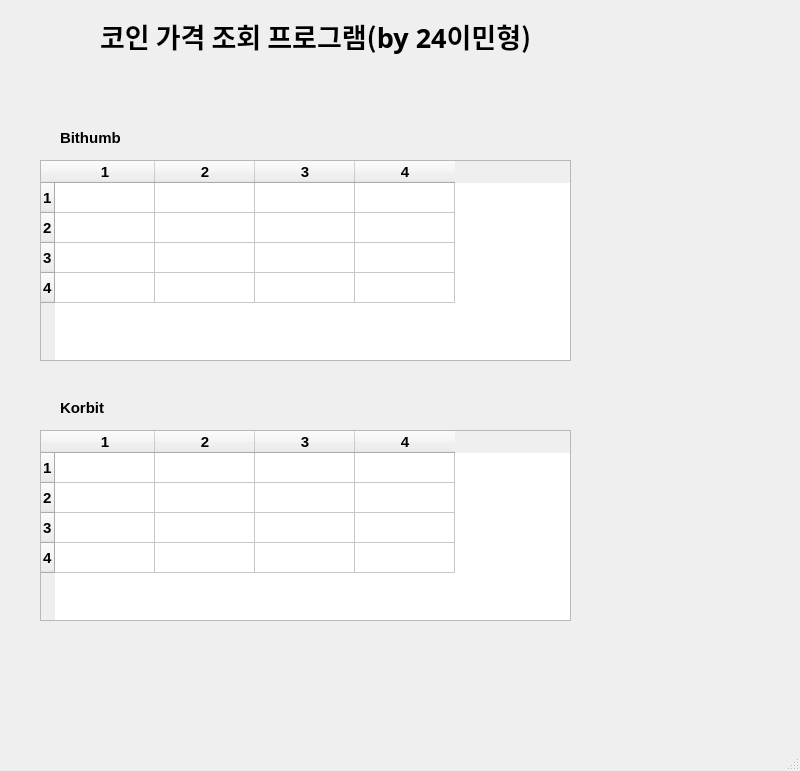
<?xml version="1.0" encoding="UTF-8"?>
<ui version="4.0">
 <class>MainWindow</class>
 <widget class="QMainWindow" name="MainWindow">
  <property name="geometry">
   <rect>
    <x>0</x>
    <y>0</y>
    <width>800</width>
    <height>771</height>
   </rect>
  </property>
  <property name="font">
   <font>
    <pointsize>11</pointsize>
    <weight>75</weight>
    <bold>true</bold>
   </font>
  </property>
  <property name="windowTitle">
   <string>코인 조회 프로그램</string>
  </property>
  <widget class="QWidget" name="centralwidget">
   <widget class="QLabel" name="label">
    <property name="geometry">
     <rect>
      <x>100</x>
      <y>0</y>
      <width>611</width>
      <height>71</height>
     </rect>
    </property>
    <property name="font">
     <font>
      <family>굴림</family>
      <pointsize>20</pointsize>
     </font>
    </property>
    <property name="text">
     <string>코인 가격 조회 프로그램(by 24이민형)</string>
    </property>
   </widget>
   <widget class="QTableWidget" name="tableWidget">
    <property name="geometry">
     <rect>
      <x>40</x>
      <y>160</y>
      <width>531</width>
      <height>201</height>
     </rect>
    </property>
    <property name="rowCount">
     <number>4</number>
    </property>
    <property name="columnCount">
     <number>4</number>
    </property>
    <row/>
    <row/>
    <row/>
    <row/>
    <column/>
    <column/>
    <column/>
    <column/>
   </widget>
   <widget class="QLabel" name="label_2">
    <property name="geometry">
     <rect>
      <x>60</x>
      <y>130</y>
      <width>81</width>
      <height>16</height>
     </rect>
    </property>
    <property name="text">
     <string>Bithumb</string>
    </property>
   </widget>
   <widget class="QTableWidget" name="tableWidget_2">
    <property name="geometry">
     <rect>
      <x>40</x>
      <y>430</y>
      <width>531</width>
      <height>191</height>
     </rect>
    </property>
    <property name="rowCount">
     <number>4</number>
    </property>
    <property name="columnCount">
     <number>4</number>
    </property>
    <row/>
    <row/>
    <row/>
    <row/>
    <column/>
    <column/>
    <column/>
    <column/>
    <item row="0" column="0">
     <property name="text">
      <string/>
     </property>
    </item>
   </widget>
   <widget class="QLabel" name="label_3">
    <property name="geometry">
     <rect>
      <x>60</x>
      <y>400</y>
      <width>81</width>
      <height>16</height>
     </rect>
    </property>
    <property name="text">
     <string>Korbit</string>
    </property>
   </widget>
  </widget>
  <widget class="QMenuBar" name="menubar">
   <property name="geometry">
    <rect>
     <x>0</x>
     <y>0</y>
     <width>800</width>
     <height>31</height>
    </rect>
   </property>
  </widget>
  <widget class="QStatusBar" name="statusbar"/>
 </widget>
 <resources/>
 <connections/>
</ui>
